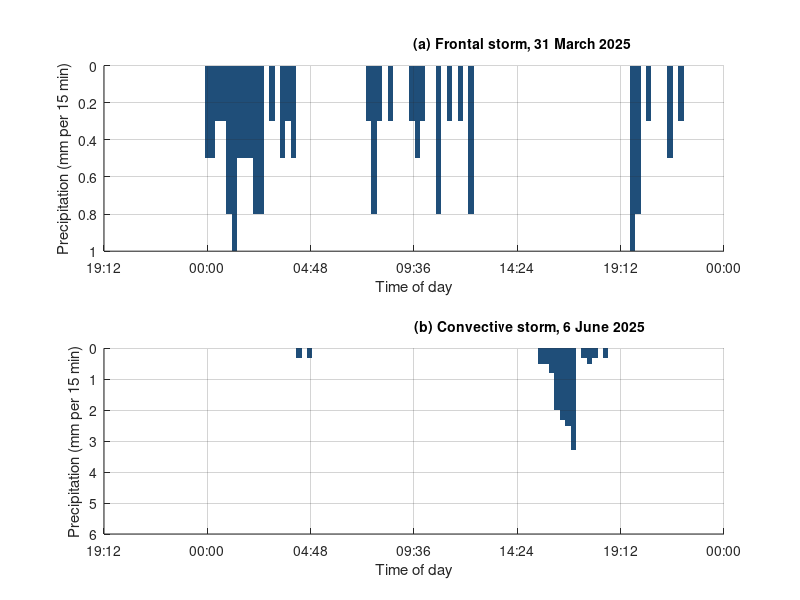

MATLAB code for this plot:
% Figure 3.9: Hyetographs for a frontal storm (March) and a convective storm (June)
% Chapter 3 draft; data supplied by chapter author (Figure_3_9_Timeseries.xlsx; Hubbard Brook rain gage, 15-min)
% Run: run hyetographs_frontal_convective.m  ->  figure_matlab.png (works in MATLAB and GNU Octave)
clear; close all;

fid = fopen('hyetograph_frontal_march.csv'); fgetl(fid);
C = textscan(fid, '%s%f', 'Delimiter', ',', 'EmptyValue', NaN); fclose(fid);
a.datetime = C{1};
a.precip_mm = C{2};
a.datetime = strrep(a.datetime, '"', '');
a.datetime = datenum(a.datetime, 'yyyy-mm-dd HH:MM:SS');
a_t0 = floor(min(a.datetime));  a.datetime = a.datetime - a_t0;   % offset keeps plotting precision (Octave uses single precision)

fid = fopen('hyetograph_convective_june.csv'); fgetl(fid);
C = textscan(fid, '%s%f', 'Delimiter', ',', 'EmptyValue', NaN); fclose(fid);
b.datetime = C{1};
b.precip_mm = C{2};
b.datetime = strrep(b.datetime, '"', '');
b.datetime = datenum(b.datetime, 'yyyy-mm-dd HH:MM:SS');
b_t0 = floor(min(b.datetime));  b.datetime = b.datetime - b_t0;   % offset keeps plotting precision (Octave uses single precision)

figure('Visible', 'off', 'Position', [100 100 800 600], 'Color', 'w');
subplot(2, 1, 1); hold on;
xb = a.datetime(:); yb = a.precip_mm(:); h0 = patch('XData', [xb-0.010416666666666666/2 xb+0.010416666666666666/2 xb+0.010416666666666666/2 xb-0.010416666666666666/2]', 'YData', [zeros(size(yb)) zeros(size(yb)) yb yb]', 'FaceColor', [0.122, 0.306, 0.475], 'EdgeColor', 'none');
ylim([0 1.0]);
set(gca, 'YDir', 'reverse');
xt = get(gca, 'XTick'); set(gca, 'XTick', xt, 'XTickLabel', datestr(xt + a_t0, 'HH:MM'));
xlabel('Time of day');
ylabel('Precipitation (mm per 15 min)');
title('(a) Frontal storm, 31 March 2025', 'FontSize', 10, 'HorizontalAlignment', 'left');
box off; grid on; set(gca, 'GridAlpha', 0.2, 'Layer', 'top');

subplot(2, 1, 2); hold on;
xb = b.datetime(:); yb = b.precip_mm(:); h0 = patch('XData', [xb-0.010416666666666666/2 xb+0.010416666666666666/2 xb+0.010416666666666666/2 xb-0.010416666666666666/2]', 'YData', [zeros(size(yb)) zeros(size(yb)) yb yb]', 'FaceColor', [0.122, 0.306, 0.475], 'EdgeColor', 'none');
ylim([0 6]);
set(gca, 'YDir', 'reverse');
xt = get(gca, 'XTick'); set(gca, 'XTick', xt, 'XTickLabel', datestr(xt + b_t0, 'HH:MM'));
xlabel('Time of day');
ylabel('Precipitation (mm per 15 min)');
title('(b) Convective storm, 6 June 2025', 'FontSize', 10, 'HorizontalAlignment', 'left');
box off; grid on; set(gca, 'GridAlpha', 0.2, 'Layer', 'top');

print('-dpng', '-r150', 'figure_matlab.png');
